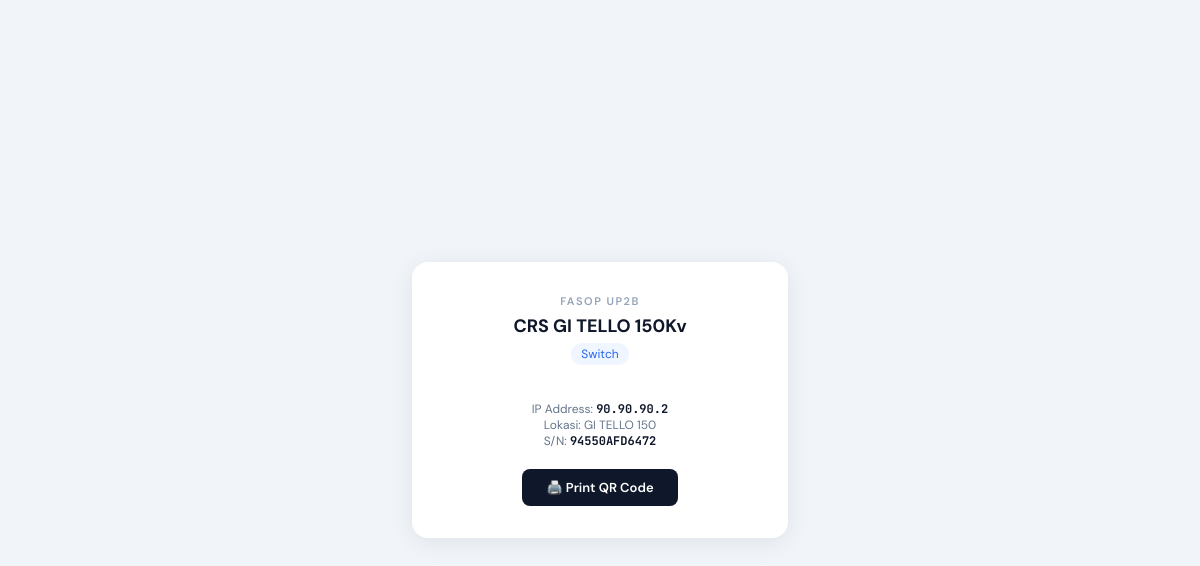
The app's page /qr/28/ (signed in) with its own data.
### devices/models.py (models this page shows, shortened)
class Device(models.Model):
    nama = models.CharField(max_length=100)
    jenis = models.ForeignKey(
        DeviceType,
        on_delete=models.SET_NULL,
        null=True,
        blank=True
    )
    merk = models.CharField(max_length=100)
    type = models.CharField(max_length=100, blank=True, null=True)
    serial_number = models.CharField(max_length=100, blank=True, null=True)
    firmware_version = models.CharField(max_length=100, blank=True, null=True)
    ip_address = models.GenericIPAddressField(blank=True, null=True)
    lokasi = models.CharField(max_length=150)
    keterangan = models.TextField(blank=True, null=True)
    foto = models.ImageField(upload_to='device_photos/', blank=True, null=True)
    created_at = models.DateTimeField(auto_now_add=True)
    deleted_by = models.ForeignKey(
        User,
        on_delete=models.SET_NULL,
        null=True,
        blank=True,
        related_name='deleted_devices'
    )
    is_deleted = models.BooleanField(default=False)
    spesifikasi = models.JSONField(blank=True, null=True, default=dict)  # ← tambahan

class DeviceType(models.Model):
    name = models.CharField(max_length=100)
    def __str__(self):
        return self.name

### devices/views.py (the view)
# urls.py: path('qr/<int:pk>/', views.device_qr, name='device_qr'),
@login_required
def device_qr(request, pk):
    device = get_object_or_404(Device, pk=pk)
    detail_url = request.build_absolute_uri(f'/view/{pk}/')
    return render(request, 'devices/device_qr.html', {
        'device': device,
        'detail_url': detail_url,
    })

### devices/context_processors.py (called while the page is built)
def device_types(request):
    all_types = list(DeviceType.objects.all())
    def sort_key(dt):
        name_lower = dt.name.strip().lower()
        for i, ordered_name in enumerate(DEVICE_TYPE_ORDER):
            if ordered_name.lower() == name_lower:
                return i
        return len(DEVICE_TYPE_ORDER)  # yang tidak ada di list, taruh di bawah
    all_types.sort(key=sort_key)
    return {
        'navbar_device_types': all_types
    }

def lokasi_list(request):
    lokasi = (
        Device.objects
        .filter(is_deleted=False)
        .exclude(lokasi__isnull=True)
        .exclude(lokasi__exact='')
        .exclude(lokasi__iexact='none')
        .annotate(lokasi_clean=Trim('lokasi'))
        .values_list('lokasi_clean', flat=True)
        .distinct()
        .order_by('lokasi_clean')
    )
    return {
        'navbar_lokasi_list': lokasi
    }

### devices/templates/devices/device_qr.html (shortened to what this page needs)
<!DOCTYPE html>
<html lang="id">
<head>
</head>
<body>
<div class="qr-card">
    <div class="org">FASOP UP2B</div>
    <h2>{{ device.nama }}</h2>
    {% if device.jenis %}
    <div class="jenis">{{ device.jenis }}</div>
    {% endif %}
    <div class="device-info">
        IP Address: <strong>{{ device.ip_address }}</strong><br>
        Lokasi: {{ device.lokasi }}<br>
        {% if device.serial_number %}
        S/N: <strong>{{ device.serial_number }}</strong>
        {% endif %}
    </div>
    <button class="btn-print" onclick="window.print()">🖨️ Print QR Code</button>
</div>
</body>
</html>

### devices/templates/devices/device_qr.html (style rules this page uses)
body { font-family: 'DM Sans', sans-serif; display: flex; align-items: center; justify-content: center; min-height: 100vh; background: #f1f5f9; margin: 0; }
.qr-card { background: white; border-radius: 16px; padding: 32px 28px; text-align: center; box-shadow: 0 4px 24px rgba(0,0,0,0.08); max-width: 320px; width: 100%; }
.qr-card .org { font-size: 11px; font-weight: 600; letter-spacing: 1.5px; text-transform: uppercase; color: #94a3b8; margin-bottom: 6px; }
.qr-card h2 { font-size: 18px; font-weight: 700; color: #0f172a; margin: 0 0 4px; }
.qr-card .jenis { font-size: 12px; background: #eff6ff; color: #2563eb; padding: 3px 10px; border-radius: 20px; display: inline-block; margin-bottom: 20px; }
.device-info { font-size: 12px; color: #64748b; margin-top: 12px; }
.device-info strong { font-family: 'JetBrains Mono', monospace; font-size: 12px; color: #0f172a; }
.btn-print { margin-top: 20px; padding: 10px 24px; background: #0f172a; color: white; border: none; border-radius: 8px; font-size: 13px; font-weight: 600; font-family: 'DM Sans', sans-serif; cursor: pointer; }

### records on screen
Device: nama "CRS GI TELLO 150Kv", jenis "Switch", ip_address "90.90.90.2", lokasi "GI TELLO 150", serial_number "94550AFD6472"
